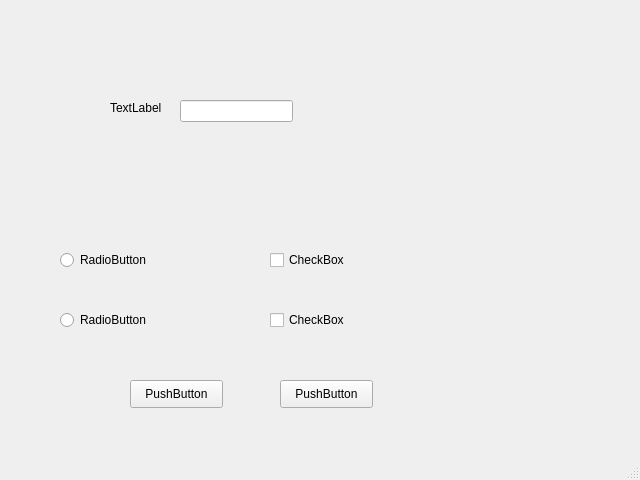
<?xml version="1.0" encoding="UTF-8"?>
<ui version="4.0">
 <class>MainWindow</class>
 <widget class="QMainWindow" name="MainWindow">
  <property name="geometry">
   <rect>
    <x>0</x>
    <y>0</y>
    <width>640</width>
    <height>480</height>
   </rect>
  </property>
  <property name="windowTitle">
   <string>MainWindow</string>
  </property>
  <widget class="QWidget" name="centralwidget">
   <widget class="QLabel" name="label">
    <property name="geometry">
     <rect>
      <x>110</x>
      <y>100</y>
      <width>55</width>
      <height>16</height>
     </rect>
    </property>
    <property name="text">
     <string>TextLabel</string>
    </property>
   </widget>
   <widget class="QLineEdit" name="lineEdit">
    <property name="geometry">
     <rect>
      <x>180</x>
      <y>100</y>
      <width>113</width>
      <height>22</height>
     </rect>
    </property>
   </widget>
   <widget class="QRadioButton" name="radioButton">
    <property name="geometry">
     <rect>
      <x>60</x>
      <y>250</y>
      <width>95</width>
      <height>20</height>
     </rect>
    </property>
    <property name="text">
     <string>RadioButton</string>
    </property>
   </widget>
   <widget class="QRadioButton" name="radioButton_2">
    <property name="geometry">
     <rect>
      <x>60</x>
      <y>310</y>
      <width>95</width>
      <height>20</height>
     </rect>
    </property>
    <property name="text">
     <string>RadioButton</string>
    </property>
   </widget>
   <widget class="QCheckBox" name="checkBox">
    <property name="geometry">
     <rect>
      <x>270</x>
      <y>250</y>
      <width>81</width>
      <height>20</height>
     </rect>
    </property>
    <property name="text">
     <string>CheckBox</string>
    </property>
   </widget>
   <widget class="QCheckBox" name="checkBox_2">
    <property name="geometry">
     <rect>
      <x>270</x>
      <y>310</y>
      <width>81</width>
      <height>20</height>
     </rect>
    </property>
    <property name="text">
     <string>CheckBox</string>
    </property>
   </widget>
   <widget class="QPushButton" name="pushButton">
    <property name="geometry">
     <rect>
      <x>130</x>
      <y>380</y>
      <width>93</width>
      <height>28</height>
     </rect>
    </property>
    <property name="text">
     <string>PushButton</string>
    </property>
   </widget>
   <widget class="QPushButton" name="pushButton_2">
    <property name="geometry">
     <rect>
      <x>280</x>
      <y>380</y>
      <width>93</width>
      <height>28</height>
     </rect>
    </property>
    <property name="text">
     <string>PushButton</string>
    </property>
   </widget>
  </widget>
  <widget class="QMenuBar" name="menubar">
   <property name="geometry">
    <rect>
     <x>0</x>
     <y>0</y>
     <width>640</width>
     <height>26</height>
    </rect>
   </property>
  </widget>
  <widget class="QStatusBar" name="statusbar"/>
 </widget>
 <resources/>
 <connections/>
</ui>
